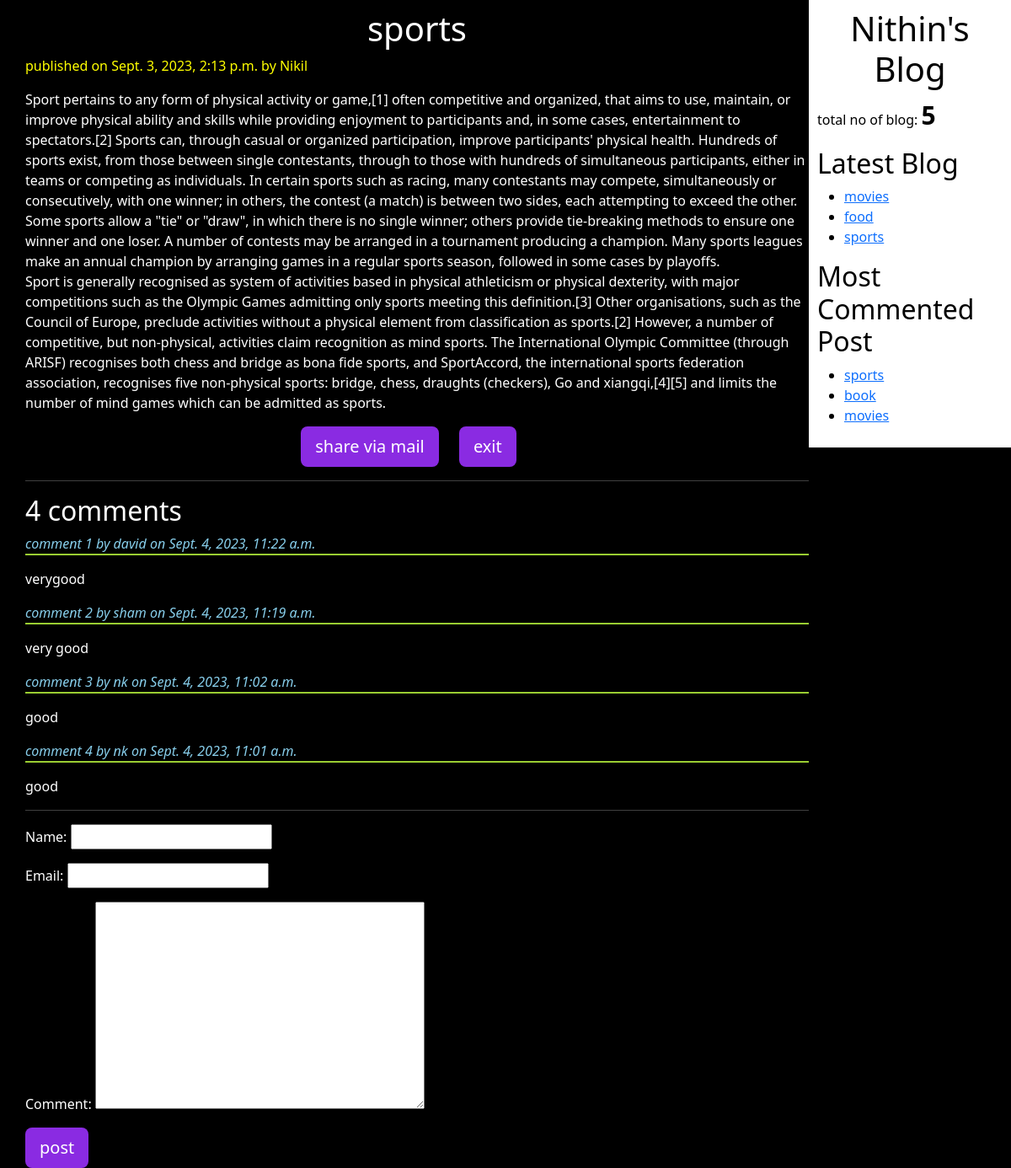
Page /2023/09/03/sports/ on the committed database.
### app/models.py (models this page shows, shortened)
class Post(models.Model):
	STATUS_CHOICES = (("draft","Draft"),("published","Published"))
	title = models.CharField(max_length=50)
	slug = models.SlugField(max_length = 50, unique_for_date='publish')
	author = models.ForeignKey(User, related_name='blog_project', on_delete = models.CASCADE)
	publish = models.DateTimeField(default = timezone.now)
	created = models.DateTimeField(auto_now_add=True)
	update = models.DateTimeField(auto_now=True)
	body = models.TextField()
	status = models.CharField(max_length = 50, choices = STATUS_CHOICES, default= "draft")
	objects = CustomManager()
	tags = TaggableManager()
	class Meta:
		ordering  = ("-publish",)
	def get_absolute_url(self):
		return reverse("detail", args = [self.publish.year, self.publish.strftime("%m"), self.publish.strftime("%d"), self.slug])

class Comment(models.Model):
	post = models.ForeignKey(Post, related_name = "cmt", on_delete = models.CASCADE)
	name = models.CharField(max_length=50)
	email = models.EmailField()
	comment = models.TextField()
	created = models.DateTimeField(auto_now_add=True)
	update = models.DateTimeField(auto_now=True)
	active = models.BooleanField(default =True)
	class Meta:
		ordering  = ("-created",)

### app/views.py (the view)
# urls.py: re_path(r"^(?P<year>\d{4})/(?P<month>\d{2})/(?P<day>\d{2})/(?P<slug>[-\w]+)/$", v.detail_view, name = "detail"),
def detail_view(request, year, month, day, slug):
	post = get_object_or_404(Post, slug = slug, status = "published", publish__year = year, publish__month = month, publish__day = day)
	comment = post.cmt.filter(active = True)
	csubmit = False
	if request.method == "POST":
		form = CommentForm(request.POST)
		if form.is_valid():
			new_comment = form.save(commit = False)
			new_comment.post = post
			new_comment.save()
			csubmit = True
	else:
		form = CommentForm()
	dict = {"post" : post, "form": form, "comment" : comment, "csubmit" : csubmit}
	return render(request = request, template_name = "app/post_detail.html", context = dict)

### app/forms.py
class CommentForm(forms.ModelForm):
    class Meta:
        model = Comment
        fields = ('name',"email", "comment")

### app/models.py (called while the page is built)
	def get_queryset(self):
		return super().get_queryset().filter(status = "published")

### app/templatetags/blog_tag.py (called while the page is built)
@register.simple_tag()
def count():
	return Post.objects.count()

@register.inclusion_tag("app/latest_blog.html")
def latest_blog():
	latest_blog = Post.objects.order_by("-publish")[:3]
	return {"latest_blog" : latest_blog}

@register.simple_tag()
def more_cmt(count = 3):
	return Post.objects.annotate(total_count = Count("cmt")).order_by("-total_count")[:count]

### templates/app/post_detail.html (shortened to what this page needs)
{% extends "app/base.html" %}
{% block body_block %}
	<h1>{{ post.title }}</h1>
	<p id = "pdate">published on {{ post.publish }} by {{ post.author|title }}</p>
	{{ post.body| linebreaks}}
	<div class="container" align="center">
		<a href="/{{ post.id }}/share" class = "btn btn-lg btn-sucess", id = "smail"> share via mail</a>
		<a href="{% url "home"%}" class = "btn btn-lg btn-sucess", id = "smail"> exit</a>
	</div>
	<hr>
	<h2>{{ comment.count }} comment{{ comment.count|pluralize }}</h2>
	{% if comment %}
		{% for c  in comment %}
			<p id = "cmt">comment {{ forloop.counter }} by {{ c.name }} on {{ c.created }}</p>
				{{ c.comment|linebreaks }}
		{% endfor %}
	{% else %}
		<h2>no comments yet!!!</h2>
	{% endif %}
	<hr>
	{% if csubmit %}
		<h2>comment added sucessfully</h2>
		<a href="{{ post.get_absolute_url }}" class = "btn btn-lg btn-sucess", id = "smail"> back</a>
	{% else %}
		<form method="POST">
			 {{ form.as_p }}
			 <input type="submit" name="" value="post" class = "btn btn-lg btn-sucess", id = "smail" >
		</form>
	{% endif %}
{% endblock body_block %}

### templates/app/base.html (shortened to what this page needs)
<!DOCTYPE html>
{% load static %}
{% load blog_tag %}
<html>
<head>
	<link href="https://cdn.jsdelivr.net/npm/bootstrap@5.3.1/dist/css/bootstrap.min.css" rel="stylesheet">
  	<link rel="stylesheet" type="text/css" href="{% static "app/base.css" %}">
</head>
<body>
	<div class = "content">
		{% block body_block %}
		{% endblock body_block %}
	</div>
	<div class="sidebar">
		<h1>Nithin's Blog</h1>
		<p>total no of blog: <span id = "blog_cnt"> {% count %}</span></p>
		<h2>Latest Blog</h2>
		{% latest_blog%}
		<h2>Most Commented Post</h2>
		{% more_cmt as mc %}
		<ul>
			{% for i in mc %}
			<li><a href="{{ i.get_absolute_url }}"> {{ i.title }}</a></li>
			{% endfor %}
		</ul>
	</div>
</body>
</html>

### templates/app/latest_blog.html
<ul>
	{% for i in latest_blog %}
	<li><a href="{{ i.get_absolute_url }}"> {{ i.title }}</a></li>
	{% endfor %}
</ul>

### static/app/base.css (style rules this page uses)
.content { color:white; background: black; float: left; width: 80%; height: 100%; padding: 10px 0px 0px 30px; }
.sidebar { color:black; background: white; float: right; width: 20%; height: 100%; padding: 10px; }
h1 { text-align : center; }
#pdate { color :yellow; }
body { background: black; }
#smail { background: blueviolet; color :white; margin-right: 20px; }
#cmt { color: skyblue; border-bottom: 2px solid yellowgreen; font-style: italic; }
#blog_cnt { font-weight: bold; font-size: 30px; }

### rows in the picture
Post: title "sports", publish "Sept. 3, 2023, 2:13 p.m.", author "Nikil", body "Sport pertains to any form of physical activity or game,[1] often competitive and organized, that aims to use, maintain, or improve physical ability and skills while providing enjoyment to participants and, in some cases, entertainment to spectators.[2] Sports can, through casual or organized participation, improve participants' physical health. Hundreds of sports exist, from those between single contestants, through to those with hundreds of simultaneous participants, either in teams or competing as individuals. In certain sports such as racing, many contestants may compete, simultaneously or consecutively, with one winner; in others, the contest (a match) is between two sides, each…"
Comment: name "david", created "Sept. 4, 2023, 11:22 a.m.", comment "verygood"
Comment: name "sham", created "Sept. 4, 2023, 11:19 a.m.", comment "very good"
Comment: name "nk", created "Sept. 4, 2023, 11:02 a.m.", comment "good"
Comment: name "nk", created "Sept. 4, 2023, 11:01 a.m.", comment "good"
Post: title "movies"
Post: title "food"
Post: title "book"

### other values in the picture
{{ comment.count }} "4"
